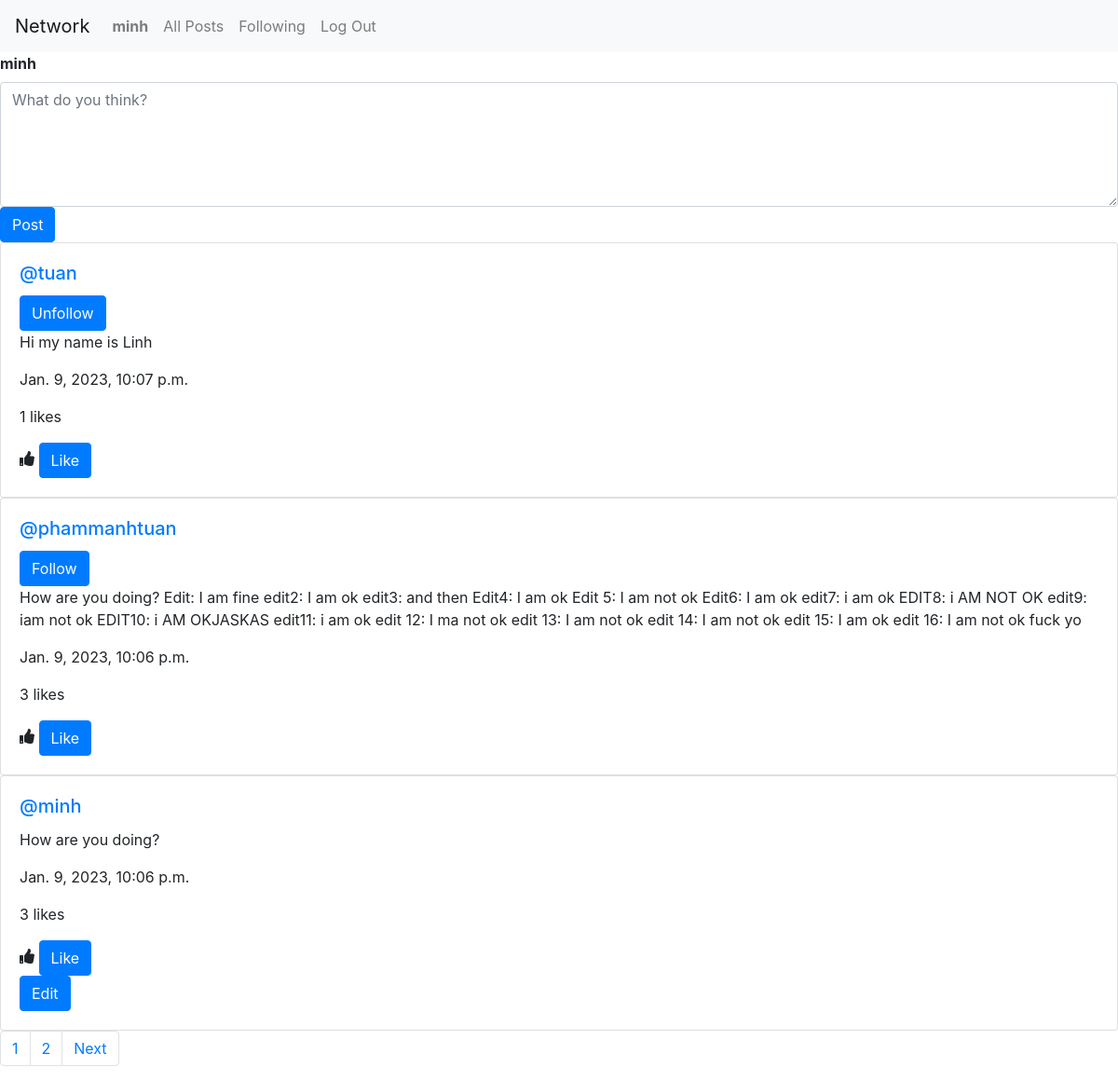
Screenshot of / (signed in) with the database file from the repository.
### network/models.py (models this page shows, shortened)
class User(AbstractUser):
    pass

class Post(models.Model):
    owner = models.ForeignKey(User, on_delete = models.CASCADE, blank=True, null=True, related_name="owner")
    content = models.CharField(max_length=3000)
    timestamp = models.DateTimeField(auto_now_add=True)
    likes = models.ManyToManyField(User, blank=True, null=True, related_name="user_like")
    def likes_count(self):
        return self.likes.count()

### network/views.py (the view)
# urls.py: path("", views.index, name="index"),
def index(request):
    current_user = request.user
    followers = Follower.objects.filter(followers=current_user)
    list_following_of_owner = []
    for follower in followers:
        list_following_of_owner.append(follower.being_followered.username)
    posts = Post.objects.all().order_by("id").reverse()
    paginator = Paginator(posts, 3) # Show 10 posts per page.
    page_number = request.GET.get('page')
    posts_of_the_page = paginator.get_page(page_number)
    return render(request, "network/index.html",{
        "owner": current_user,
        "list_following_of_owner": list_following_of_owner,
        "posts_of_the_page": posts_of_the_page
    })

### network/templates/network/index.html (shortened to what this page needs)
{% extends "network/layout.html" %}
{% load static %}
{% block body %}
            {% if user.is_authenticated %}
            <div id="new_post_form">
                <form action="{% url 'posting' %}" id="post_form" method="Post">
                    <div>
                        <label for="new_post"><strong>{{request.user.username}}</strong></label>
                        <textarea class="form-control" placeholder="What do you think?" id="post_content" rows="5" name="post_content"></textarea>
                    </div>
                    <input type="submit" id="post_button" value="Post" class="btn btn-primary">
                </form>
            </div>
            {%  endif %}
    {% for post in posts_of_the_page %}
    <div class="card">
        <div class="card-body">
            <h5 class="card-title"><a href="{% url 'profile' post.owner.id %}">@{{post.owner.username}}</a></h5>
            {% if post.owner.username in list_following_of_owner %}
            <form action="{% url 'unfollow'%}" method="post">
                <input class="btn btn-primary" type="submit" value="Unfollow">
            </form>
            {% elif post.owner.username not in list_following_of_owner and post.owner.username != owner.username %}
                <form action="{% url 'follow'%}"method="post">
                    <input class="btn btn-primary" type="submit" value="Follow">
                </form>
            {% endif %}
            <p class="card-text" id="content_{{post.id}}">{{post.content}}</p>
            <p class="card-text">{{post.timestamp}} </p>
            <p class="card-text" id="number_of_likes">{{post.likes_count}} likes</p>
            <i class="fas fa-thumbs-up"></i>
            <button id="like_button" class="btn btn-primary" onclick="like_submit_handler({{post.id}}, {{post.likes_count}})">Like</button>
            {% if user.is_authenticated %}
                {% if user == post.owner %}
                    <div>
                        <button class="btn btn-primary" data-bs-toggle="modal" data-bs-target="#edit_post_modal_{{post.id}}" >Edit</button>
                    </div>
                {% endif %}
            {% endif %}
        </div>
    </div>
    {% endfor %}
    <nav aria-label="Page navigation example">
        <ul class="pagination">
            <li class="page-item"><a class="page-link" href="?page={{ posts_of_the_page }}">{{ posts_of_the_page.number }}</a></li>
            {% if posts_of_the_page.has_next %}
            <li class="page-item"><a class="page-link" href="?page={{ posts_of_the_page.next_page_number}}">{{ posts_of_the_page.next_page_number}}</a></li>
            <li class="page-item"><a class="page-link" href="?page={{ posts_of_the_page.next_page_number}}">Next</a></li>
            {% endif %}
        </ul>
      </nav>
{% endblock %}

### network/templates/network/layout.html (shortened to what this page needs)
{% load static %}
<!DOCTYPE html>
<html lang="en">
    <head>
        <link rel="stylesheet" href="https://stackpath.bootstrapcdn.com/bootstrap/4.4.1/css/bootstrap.min.css">
        <link href="{% static 'network/styles.css' %}" rel="stylesheet">
        <link rel="stylesheet" href="https://use.fontawesome.com/releases/v5.13.0/css/all.css">
    </head>
    </head>
    <body>
        <nav class="navbar navbar-expand-lg navbar-light bg-light">
            <a class="navbar-brand" href="#">Network</a>
            <div>
              <ul class="navbar-nav mr-auto">
                {% if user.is_authenticated %}
                    <li class="nav-item">
                        <a class="nav-link" href="{% url 'profile' user.id %}"><strong>{{ user.username }}</strong></a>
                    </li>
                {% endif %}
                <li class="nav-item">
                  <a class="nav-link" href="{% url 'index' %}">All Posts</a>
                </li>
                {% if user.is_authenticated %}
                    <li class="nav-item">
                        <a class="nav-link" href="{% url 'following' %}">Following</a>
                    </li>
                    <li class="nav-item">
                        <a class="nav-link" href="{% url 'logout' %}">Log Out</a>
                    </li>
                {% endif %}
              </ul>
            </div>
          </nav>
        <div class="body">
            {% block body %}
            {% endblock %}
        </div>
    </body>
</html>

### network/static/network/styles.css (style rules this page uses)
label { text-align: center; }

### rows the page displays
User: username "minh", user.username "minh"
Post: owner.username "tuan", content "Hi my name is Linh", timestamp "Jan. 9, 2023, 10:07 p.m.", likes_count "1"
Post: owner.username "phammanhtuan", content "How are you doing? Edit: I am fine edit2: I am ok edit3: and then Edit4: I am ok Edit 5: I am not ok Edit6: I am ok edit7: i am ok EDIT8: i AM NOT OK edit9: iam not ok EDIT10: i AM OKJASKAS edit11: i am ok edit 12: I ma not ok edit 13: I am not ok edit 14: I am not ok edit 15: I am ok edit 16: I am not ok fuck yo", timestamp "Jan. 9, 2023, 10:06 p.m.", likes_count "3"
Post: owner.username "minh", content "How are you doing?", timestamp "Jan. 9, 2023, 10:06 p.m.", likes_count "3"

### other values shown
{{ posts_of_the_page.number }} "1"
{{ posts_of_the_page.next_page_number }} "2"
